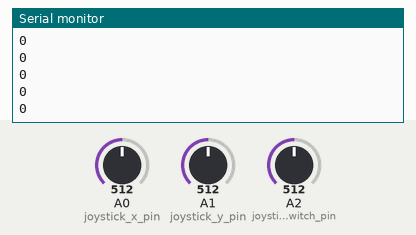
Bench run of a sketch on a simulated Arduino Uno, built with avr-gcc and run on an emulated ATmega328P. Parts: the last lines printed to the serial monitor. Inputs (shaded band) come from the test bench; at power-on: A0 (joystick_x_pin) = 512, A1 (joystick_y_pin) = 512, A2 (joystick_switch_pin) = 512. No radio packets arrive unless stated.

Above: at 1.2 s.
1.3 s: A0 (joystick_x_pin) set to 716
At 1.9 s:
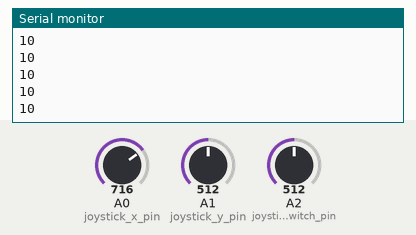
2.8 s: A1 (joystick_y_pin) set to 716
At 3.4 s:
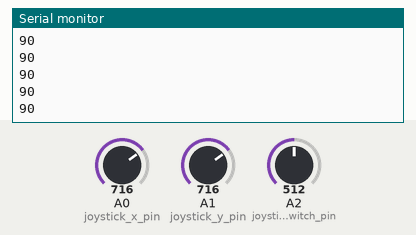
4.3 s: A2 (joystick_switch_pin) set to 90
At 5.3 s:
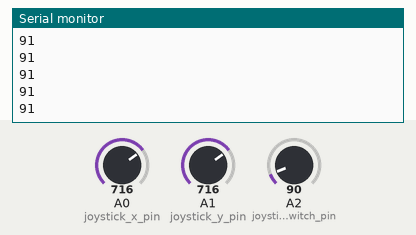
5.8 s: A0 (joystick_x_pin) set to 900
At 6.3 s:
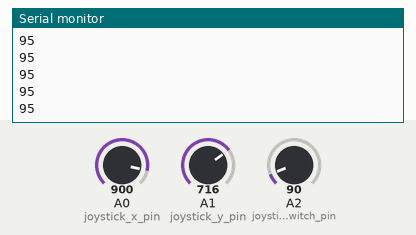
7.3 s: A2 (joystick_switch_pin) set to 110
At 8.4 s:
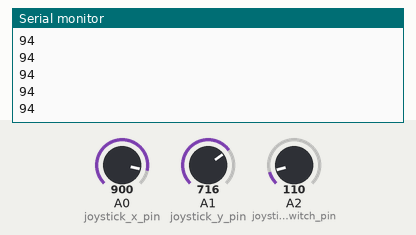
8.8 s: A1 (joystick_y_pin) set to 900
At 9.7 s:
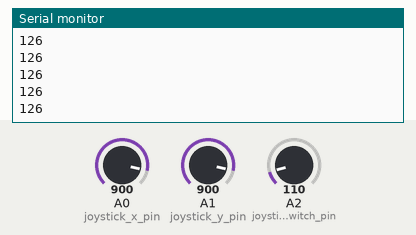
Timing chart, 0 to 11.3 s (numbered marks = the images above; inputs shaded):
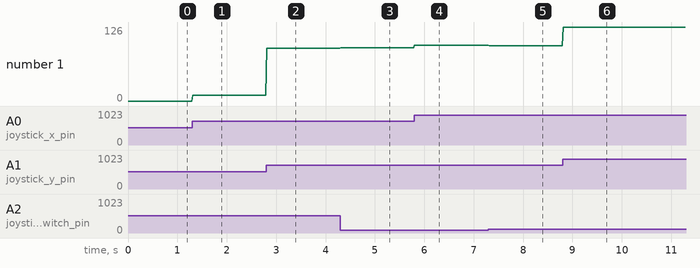

Measured:
- after the input at 1.3 s, the serial monitor: prints a new line at once (image 1)
- after the input at 2.8 s, the serial monitor: prints a new line at once (image 2)
- after the input at 4.3 s, the serial monitor: prints a new line at once (image 3)
- after the input at 5.8 s, the serial monitor: prints a new line at once (image 4)
- after the input at 7.3 s, the serial monitor: prints a new line at once (image 5)
- after the input at 8.8 s, the serial monitor: prints a new line at once (image 6)
- plotted number 1: 0 → 10 after the input at 1.3 s, 10 → 90 after the input at 2.8 s, 90 → 91 after the input at 4.3 s, 91 → 95 after the input at 5.8 s, 95 → 94 after the input at 7.3 s

The sketch:

TX_V3.ino
```cpp
#include  <SPI.h>
#include "nRF24L01.h"
#include "RF24.h"     //Modül ile ilgili kütüphaneleri ekliyoruz
RF24 verici(9,10);     //kütüphane tarafından kullanılacak pinleri tanımlıyoruz (CE,CSN)
const uint64_t kanal = 0xE8E8F0F0E1LL; //kanalı tanımlıyoruz
int joystick_x_pin = A0;
 int joystick_y_pin = A1;
 int joystick_switch_pin = A2;
 int joystick_x=0;
 int joystick_y=0;
 int joystick_switch = 0;
 int message[1] ;

 int command =0;
 int x_direction = 0;
 int y_direction = 0;
 int x_move =0;
 int y_move =0;
void setup(void)
{
 verici.begin();       //nrf yi başlatıyoruz
 verici.openWritingPipe(kanal);  //kanal id sı tanımlanıyor
 Serial.begin(9600);
}
void loop(void)
{
     //Reading commands from joystick
     joystick_x = analogRead(joystick_x_pin)-512;
     joystick_y = analogRead(joystick_y_pin)-512;
     joystick_switch = analogRead(joystick_switch_pin);

     command = (int)(joystick_switch<100);
     x_direction = (joystick_x > 50);
     y_direction = joystick_y > 50;
     x_move = abs(joystick_x)/129;
     y_move  =abs(joystick_y)/129;

    command = command + ((int)x_direction)*8 + (int(y_direction))*64 + x_move*2 + y_move*16;

    Serial.print(command);
    Serial.print("\n");
     delay(10);


      verici.write(message, 1);   //mesaj değişkeni yollanıyor
 }
```
